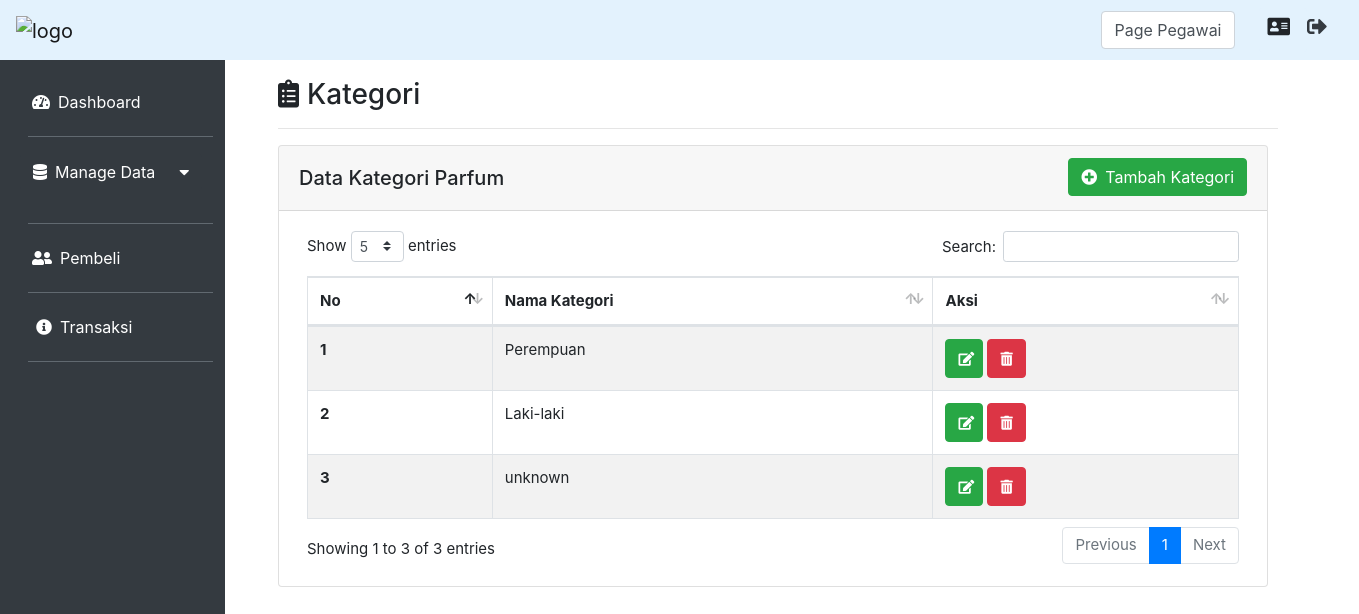
The app's page /index.php?page=Kategori&aksi=view (signed in) with its own data.
### tables this page shows
CREATE TABLE `kategori` (
  `id_kategori` int(11) NOT NULL,
  `gender` varchar(10) NOT NULL
);

### Model/KategoriModel.php (called while the page is built, shortened)
<?php
class KategoriModel
{
    public function get()
    {
        $sql = "SELECT * FROM kategori";
        $query = koneksi()->query($sql);
        $hasil = [];
        while ($data = $query->fetch_assoc()) {
            $hasil[] = $data;
        }
        return $hasil;
    }
    public function index()
    {
        $data = $this->get();
        extract($data);
        require_once("View/Kategori/index.php");
    }
}

### koneksi.php (called while the page is built, shortened)
<?php
function koneksi()
{
    $db_host = "localhost";
    $db_user = "root";
    $db_password = "";
    $db_database = "db_TokoParfum";
    try {
        return new mysqli($db_host, $db_user, $db_password, $db_database);
    } catch (Exception $e) {
        echo "Terjadi Kesalahan koneksi database";
    }
}

### View/Kategori/index.php (the view)
<div class="col-md-10 p-5 pt-2">
    <h3><i class="fas fa-clipboard-list mr-2 mt-3"></i>Kategori</h3>
    <hr class="garis">
    <div class="card">
        <div class="card-header">
            <div class="float-left mt-2">
                <h5>Data Kategori Parfum</h5>
            </div>
            <a href="index.php?page=Kategori&aksi=createKategori" class="btn btn-success float-right"><i class="fas fa-plus-circle mr-2"></i>Tambah Kategori</a>
        </div>
        <div class="card-body ml-2 mr-2">
            <table id="example" class="table table-striped table-bordered" style="width:100%">
                <thead>
                    <tr>
                        <th scope="col">No</th>
                        <th scope="col">Nama Kategori</th>
                        <th scope="col">Aksi</th>
                    </tr>
                </thead>
                <tbody>
                    <?php $no = 1;
                    foreach ($data as $row) : ?>
                        <tr>
                            <th scope="row"><?= $no ?></th>
                            <td><?= $row['gender'] ?></td>
                            <td><a href="index.php?page=Kategori&aksi=editKategori&id=<?= $row['id_kategori'] ?>" class="btn btn-sm btn-success text-white rounded p-2"><i class="fas fa-edit ml-1" data-toggle="tooltip" title="Update Data"></i></a>
                                <a href="index.php?page=Kategori&aksi=deleteKategori&id=<?= $row['id_kategori'] ?>" class="btn btn-sm btn-danger text-white rounded p-2"><i class="fas fa-trash-alt mr-1 ml-1" data-toggle="tooltip" title="Hapus Data"></i></a>
                            </td>
                        </tr>
                    <?php $no++;
                    endforeach; ?>
                </tbody>
            </table>
        </div>
    </div>
</div>

### assets/css/solid.css (style rules this page uses)
.fa, .fas { font-family: 'Font Awesome 5 Free'; font-weight: 900; }

### assets/css/allprogramview.css (style rules this page uses)
.card { width: 990px; }
.garis { width: 1000px; }

### records on screen
kategori: gender "Perempuan"
kategori: gender "Laki-laki"
kategori: gender "unknown"

### other values on screen
$_SESSION['role'] "Pegawai"
